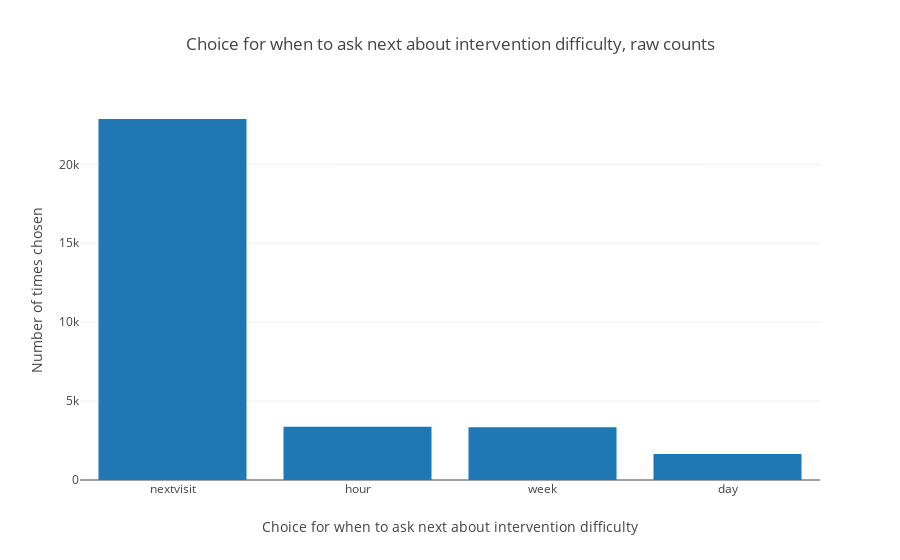

This figure's notebook cell:
### Code cell
# noexport

plot_survey_choice_counts_raw_per_user()

### Figure 1 — Plotly figure (JSON) as saved in the notebook; plotly's stock layout.template omitted (floating-point values rounded to 4 significant figures)
{"data": [{"orientation": "v", "type": "bar", "uid": "af18a557-046d-463e-850c-e676608387a1", "x": ["nextvisit", "hour", "week", "day"], "y": [22872, 3380, 3341, 1647]}], "layout": {"title": {"text": "Choice for when to ask next about intervention difficulty, raw counts"}, "xaxis": {"title": {"text": "Choice for when to ask next about intervention difficulty"}}, "yaxis": {"title": {"text": "Number of times chosen"}}}}
